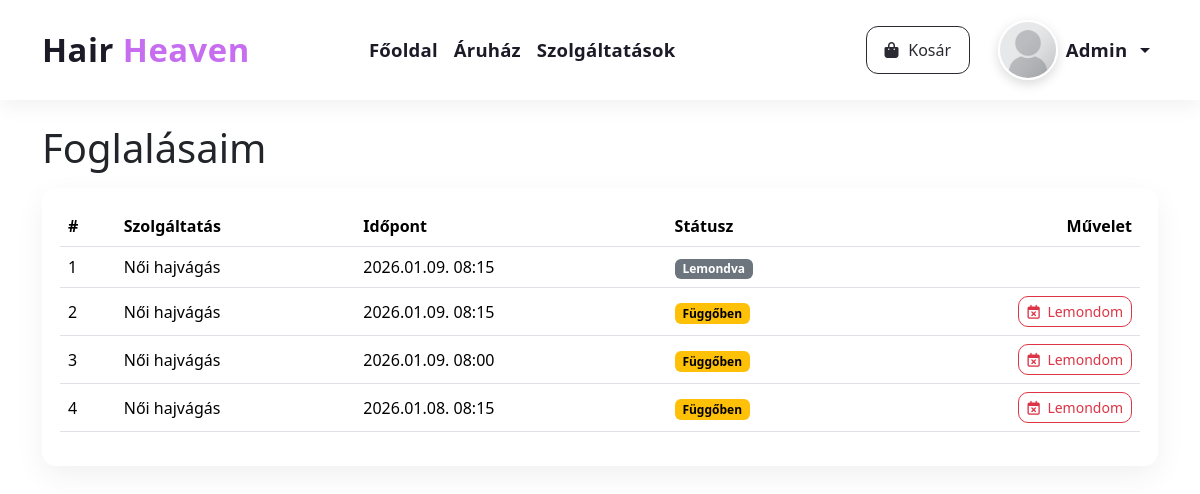
The app's page /my-bookings.php (signed in), older data.
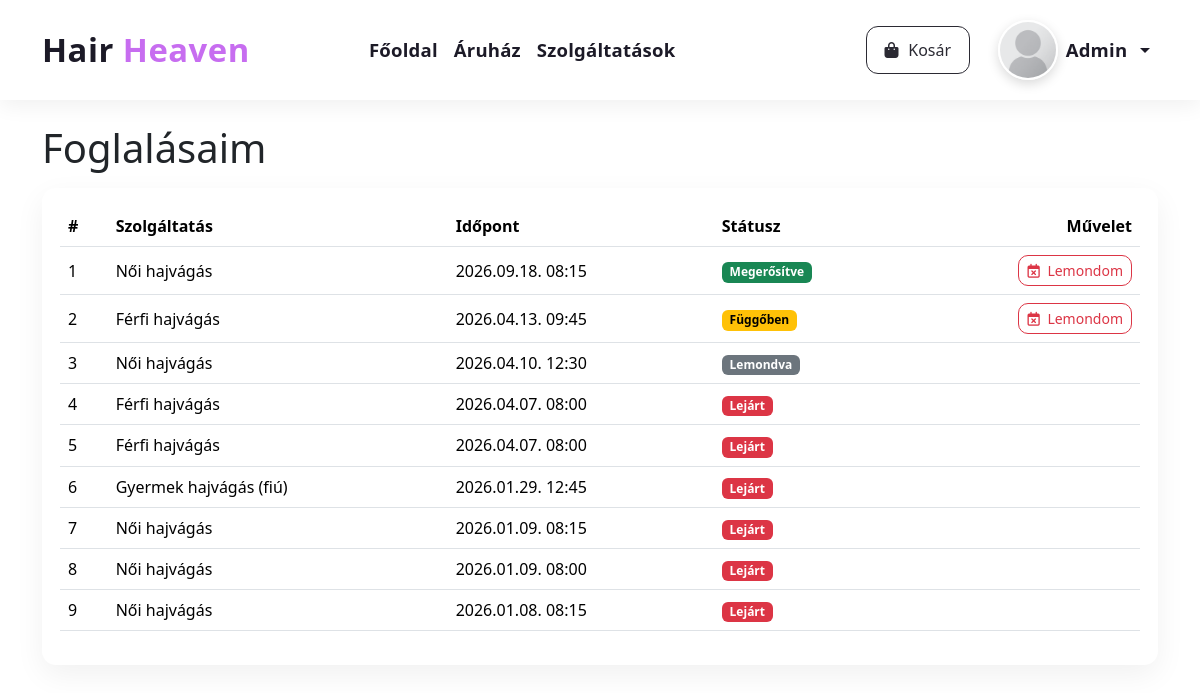
The same page, newer data.
### tables this page shows
CREATE TABLE `bookings` (
  `id` int(11) NOT NULL,
  `user_id` int(11) NOT NULL,
  `service_id` int(11) NOT NULL,
  `appointment_datetime` datetime NOT NULL,
  `status` enum('pending','confirmed','cancelled','expired') NOT NULL DEFAULT 'pending',
  `note` varchar(255) DEFAULT NULL,
  `created_at` datetime NOT NULL DEFAULT current_timestamp()
);

CREATE TABLE `services` (
  `id` int(11) NOT NULL,
  `name` varchar(120) NOT NULL,
  `duration_minutes` int(11) NOT NULL,
  `price` decimal(10,2) NOT NULL,
  `description` text DEFAULT NULL,
  `is_active` tinyint(1) NOT NULL DEFAULT 1
);

### my-bookings.php (the view, shortened to what this page needs)
<?php
$mysqli   = db();
$userId = (int)$_SESSION['user_id'];
function e($s){ return htmlspecialchars((string)$s, ENT_QUOTES, 'UTF-8'); }
$rows = [];
if ($mysqli) {
  $stmt = $mysqli->prepare("
    SELECT b.id, s.name AS service_name, b.appointment_datetime, b.status
    FROM bookings b
    JOIN services s ON s.id = b.service_id
    WHERE b.user_id = ?
    ORDER BY b.appointment_datetime DESC
  ");
  $stmt->bind_param('i', $userId);
  $stmt->execute();
  $res = $stmt->get_result();
  while ($r = $res->fetch_assoc()) $rows[] = $r;
}
?>
<!doctype html>
<html lang="hu">
<head>
  <link href="https://cdn.jsdelivr.net/npm/bootstrap@5.3.2/dist/css/bootstrap.min.css" rel="stylesheet">
  <link rel="stylesheet" href="https://cdnjs.cloudflare.com/ajax/libs/font-awesome/6.5.0/css/all.min.css"/>
  <link rel="stylesheet" href="/assets/hairheaven.css">
</head>
<body>
<?php $activePage=''; include __DIR__.'/navbar.php'; ?>
<div class="container my-4">
  <h1 class="page-title mb-3">Foglalásaim</h1>
  <div class="card-lite">
    <?php if (empty($rows)): ?>
      <div class="text-muted">Még nincs foglalásod.</div>
    <?php else: ?>
      <div class="table-responsive">
        <table class="table align-middle">
          <thead>
            <tr>
              <th>#</th>
              <th>Szolgáltatás</th>
              <th>Időpont</th>
              <th>Státusz</th>
              <th class="text-end">Művelet</th>
            </tr>
          </thead>
          <tbody id="tblBody">
          <?php foreach ($rows as $i => $r): ?>
            <?php
              $statusMap = [
                'pending'   => ['text' => 'Függőben',   'badge' => 'warning',   'extraClass' => ''],
                'confirmed' => ['text' => 'Megerősítve','badge' => 'success',   'extraClass' => ''],
                'cancelled' => ['text' => 'Lemondva',   'badge' => 'secondary', 'extraClass' => ''],
                'expired'   => ['text' => 'Lejárt',     'badge' => '',          'extraClass' => 'badge-expired'],
              ];
              $statusInfo = $statusMap[$r['status']] ?? ['text'=>'Ismeretlen', 'badge'=>'secondary', 'extraClass'=>''];
              $canCancel = in_array($r['status'], ['pending', 'confirmed'], true);
            ?>
            <tr data-id="<?= (int)$r['id'] ?>">
              <td><?= $i + 1 ?></td>
              <td><?= e($r['service_name']) ?></td>
              <td><?= date('Y.m.d. H:i', strtotime($r['appointment_datetime'])) ?></td>
              <td>
                <span class="badge <?= e($statusInfo['extraClass']) ?> <?= $statusInfo['badge'] ? 'text-bg-'.e($statusInfo['badge']) : '' ?>">
                  <?= e($statusInfo['text']) ?>
                </span>
              </td>
              <td class="text-end">
                <?php if ($canCancel): ?>
                  <form class="cancel-form d-inline">
                    <button type="submit" class="btn btn-sm btn-outline-danger">
                      <i class="fa-regular fa-calendar-xmark me-1"></i> Lemondom
                    </button>
                  </form>
                <?php endif; ?>
              </td>
            </tr>
          <?php endforeach; ?>
          </tbody>
        </table>
      </div>
    <?php endif; ?>
  </div>
</div>
</body>
</html>

### navbar.php (shortened to what this page needs)
<?php
$isLogged  = !empty($_SESSION['belepve']);
$username  = $_SESSION['username'] ?? null;
$avatarInSession = $_SESSION['avatar'] ?? '';
$navAvatar = $avatarInSession ?: '/assets/img/avatar-placeholder.svg';
?>
<nav class="navbar navbar-expand-lg sticky-top">
  <div class="container">
    <a class="navbar-brand" href="/">Hair <span class="dot">Heaven</span></a>
    <div class="collapse navbar-collapse" id="hhNav">
      <ul class="navbar-nav mx-auto mb-2 mb-lg-0">
        <li class="nav-item"><a class="nav-link <?= ($activePage==='home'?'active':'') ?>" href="/">Főoldal</a></li>
        <li class="nav-item"><a class="nav-link <?= ($activePage==='shop'?'active':'') ?>" href="/store.php">Áruház</a></li>
        <li class="nav-item"><a class="nav-link <?= ($activePage==='services'?'active':'') ?>" href="/services.php">Szolgáltatások</a></li>
      </ul>
      <ul class="navbar-nav ms-auto align-items-center">
        <li class="nav-item me-2">
          <a class="btn btn-outline-dark" href="/cart.php"><i class="fa-solid fa-bag-shopping"></i> Kosár</a>
        </li>
        <?php if ($isLogged): ?>
          <li class="nav-item dropdown">
            <a class="nav-link dropdown-toggle d-flex align-items-center gap-2" href="#" data-bs-toggle="dropdown" aria-expanded="false">
              <img src="<?= e($navAvatar) ?>" alt="profil" class="profile-thumb">
              <span class="d-none d-md-inline"><?= e($username ?: 'Profil') ?></span>
            </a>
          </li>
        <?php endif; ?>
      </ul>
    </div>
  </div>
</nav>

### assets/hairheaven.css (style rules this page uses)
:root { --hh-primary:#c76df0; --hh-primary-weak: rgba(199,109,240,.08); --hh-primary-glow: rgba(199,109,240,.22); --hh-dark:#1c1a27; --hh-muted:#6c6a75; --hh-nav-height: 60px; --hh-nav-font: 1.10rem; --hh-nav-brand: 1.95rem; --hh-nav-btn-py: .70rem; --hh-nav-btn-px: 1.10rem; --hh-avatar: 56px; }
@media (min-width: 992px) { :root { --hh-nav-height: 76px; --hh-nav-font: 1.16rem; --hh-nav-brand: 2.05rem; --hh-avatar: 60px; } }
.btn { border-radius:10px; transition:color .15s ease, background-color .15s ease, border-color .15s ease, box-shadow .15s ease, transform .05s ease; }
.btn-outline-dark { border-color:#2b2a33; color:#2b2a33; background:transparent; }
.btn i { margin-right:.35rem; }
.navbar { background:#fff; box-shadow:0 6px 20px rgba(0,0,0,.06); min-height:var(--hh-nav-height); }
.navbar .container { display:flex; align-items:center; gap:.75rem; }
#hhNav { display:flex; align-items:center; justify-content:space-between; width:100%; }
#hhNav .navbar-nav.ms-auto { flex:0 0 auto; display:flex; align-items:center; gap:.75rem; }
#hhNav .navbar-nav.ms-auto > .nav-item { margin:0; }
.navbar-brand { font-weight:800; letter-spacing:.5px; color:var(--hh-dark); font-size:var(--hh-nav-brand); margin-right:.5rem; }
.navbar-brand .dot { color:var(--hh-primary); }
.navbar .nav-link { font-weight:700; color:var(--hh-dark); transition:color .15s ease; font-size:var(--hh-nav-font); padding:.75rem 1.05rem; letter-spacing:.2px; }
.navbar .btn,.navbar .btn-cta { font-size:1rem; padding:var(--hh-nav-btn-py) var(--hh-nav-btn-px); border-radius:12px; }
.navbar .profile-thumb { width:var(--hh-avatar); height:var(--hh-avatar); border-radius:50%; object-fit:cover; border:2px solid #fff; box-shadow:0 4px 12px rgba(0,0,0,.15); }

### my-bookings.php (style rules this page uses)
.card-lite { background:#fff; border-radius:14px; padding:18px; box-shadow:0 10px 30px rgba(0,0,0,.06); }
.badge-expired { background:#dc3545 !important; color:#fff !important; }

Row changes from the older to the newer data that the page shows:
changed bookings: appointment_datetime "2026.01.09. 08:15" → "2026.09.18. 08:15"; status "Lemondva" → "Megerősítve"; now shows "Lemondom"
added bookings: service.name "Férfi hajvágás", appointment_datetime "2026.04.13. 09:45", status "Függőben"
added bookings: service.name "Női hajvágás", appointment_datetime "2026.04.10. 12:30", status "Lemondva"
added bookings: service.name "Férfi hajvágás", appointment_datetime "2026.04.07. 08:00", status "Lejárt"
added bookings: service.name "Férfi hajvágás", appointment_datetime "2026.04.07. 08:00", status "Lejárt"
added bookings: service.name "Gyermek hajvágás (fiú)", appointment_datetime "2026.01.29. 12:45", status "Lejárt"
changed bookings (number 7 of 9 on the later page): status "Függőben" → "Lejárt"; no longer shows "Lemondom"
changed bookings (number 8 of 9 on the later page): status "Függőben" → "Lejárt"; no longer shows "Lemondom"
changed bookings (number 9 of 9 on the later page): status "Függőben" → "Lejárt"; no longer shows "Lemondom"
